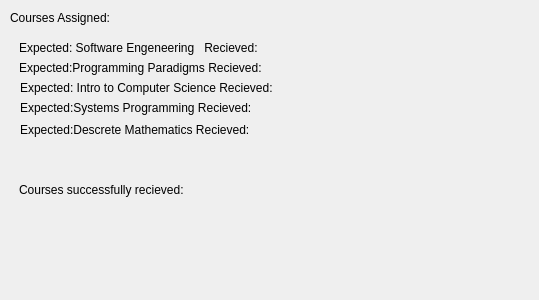
<?xml version="1.0" encoding="UTF-8"?>
<ui version="4.0">
 <class>Courses</class>
 <widget class="QDialog" name="Courses">
  <property name="geometry">
   <rect>
    <x>0</x>
    <y>0</y>
    <width>539</width>
    <height>300</height>
   </rect>
  </property>
  <property name="windowTitle">
   <string>Dialog</string>
  </property>
  <widget class="QLabel" name="label">
   <property name="geometry">
    <rect>
     <x>10</x>
     <y>10</y>
     <width>121</width>
     <height>16</height>
    </rect>
   </property>
   <property name="text">
    <string>Courses Assigned:</string>
   </property>
  </widget>
  <widget class="QLabel" name="label_2">
   <property name="geometry">
    <rect>
     <x>19</x>
     <y>40</y>
     <width>281</width>
     <height>16</height>
    </rect>
   </property>
   <property name="text">
    <string>Expected: Software Engeneering   Recieved:</string>
   </property>
  </widget>
  <widget class="QLabel" name="label_3">
   <property name="geometry">
    <rect>
     <x>19</x>
     <y>60</y>
     <width>281</width>
     <height>16</height>
    </rect>
   </property>
   <property name="text">
    <string>Expected:Programming Paradigms Recieved:</string>
   </property>
  </widget>
  <widget class="QLabel" name="label_4">
   <property name="geometry">
    <rect>
     <x>20</x>
     <y>80</y>
     <width>291</width>
     <height>16</height>
    </rect>
   </property>
   <property name="text">
    <string>Expected: Intro to Computer Science Recieved:</string>
   </property>
  </widget>
  <widget class="QLabel" name="label_5">
   <property name="geometry">
    <rect>
     <x>20</x>
     <y>100</y>
     <width>271</width>
     <height>16</height>
    </rect>
   </property>
   <property name="text">
    <string>Expected:Systems Programming Recieved:</string>
   </property>
  </widget>
  <widget class="QLabel" name="label_6">
   <property name="geometry">
    <rect>
     <x>20</x>
     <y>120</y>
     <width>281</width>
     <height>20</height>
    </rect>
   </property>
   <property name="text">
    <string>Expected:Descrete Mathematics Recieved:</string>
   </property>
  </widget>
  <widget class="QLabel" name="label_7">
   <property name="geometry">
    <rect>
     <x>19</x>
     <y>180</y>
     <width>191</width>
     <height>20</height>
    </rect>
   </property>
   <property name="text">
    <string>Courses successfully recieved:</string>
   </property>
  </widget>
  <widget class="QLabel" name="passTag">
   <property name="geometry">
    <rect>
     <x>230</x>
     <y>180</y>
     <width>60</width>
     <height>16</height>
    </rect>
   </property>
   <property name="text">
    <string/>
   </property>
  </widget>
  <widget class="QWidget" name="verticalLayoutWidget">
   <property name="geometry">
    <rect>
     <x>310</x>
     <y>40</y>
     <width>181</width>
     <height>131</height>
    </rect>
   </property>
   <layout class="QVBoxLayout" name="verticalLayout"/>
  </widget>
 </widget>
 <resources/>
 <connections/>
</ui>
